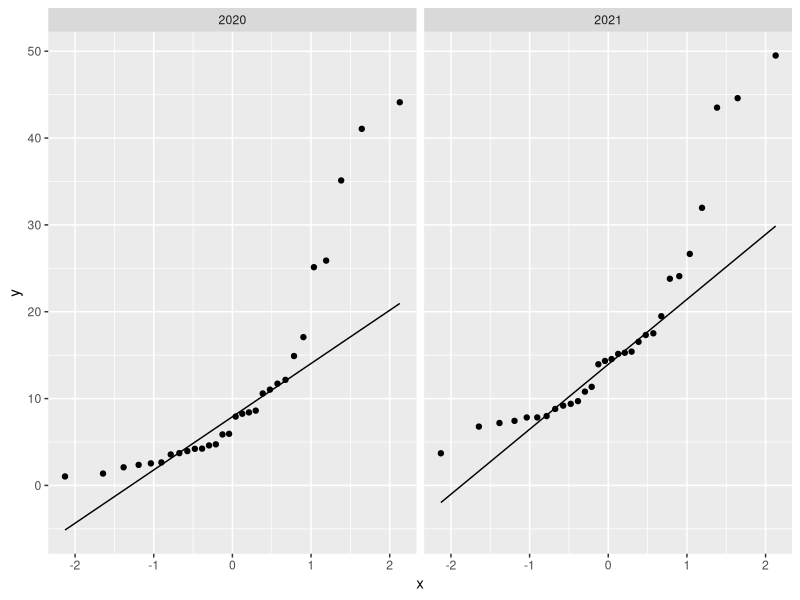
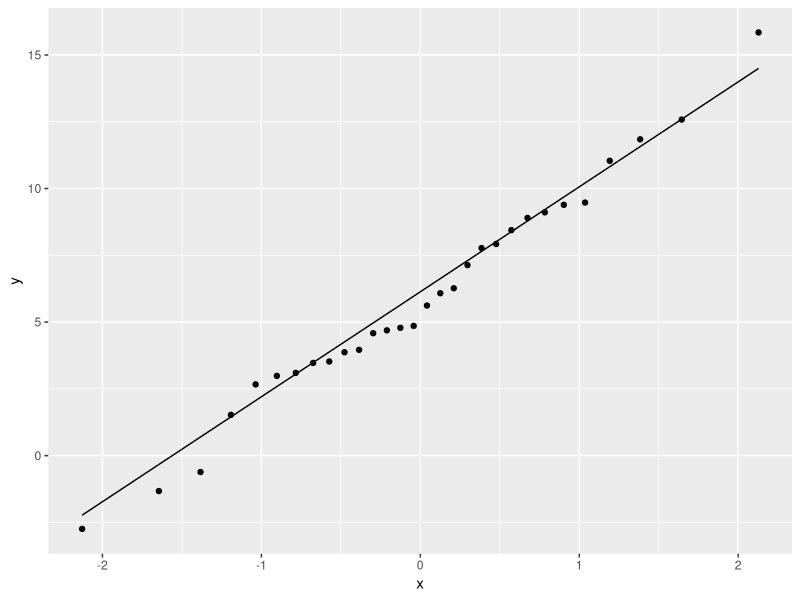
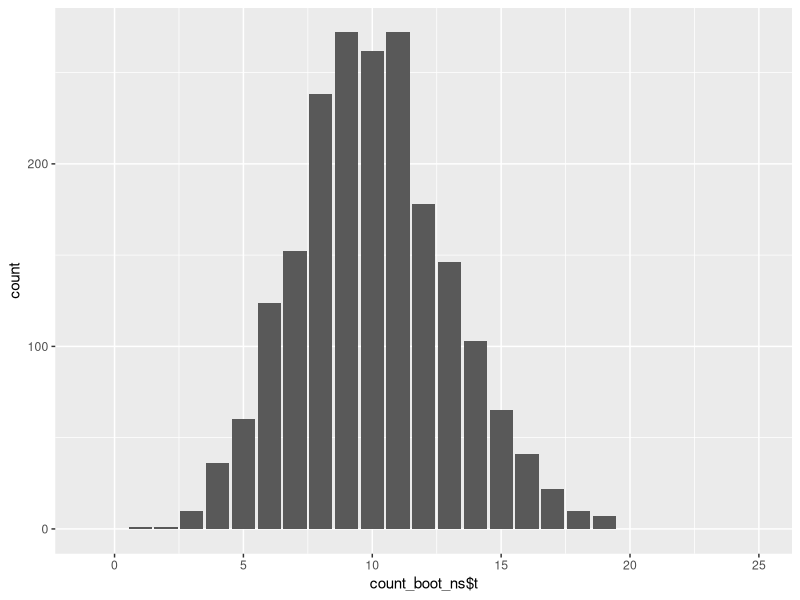
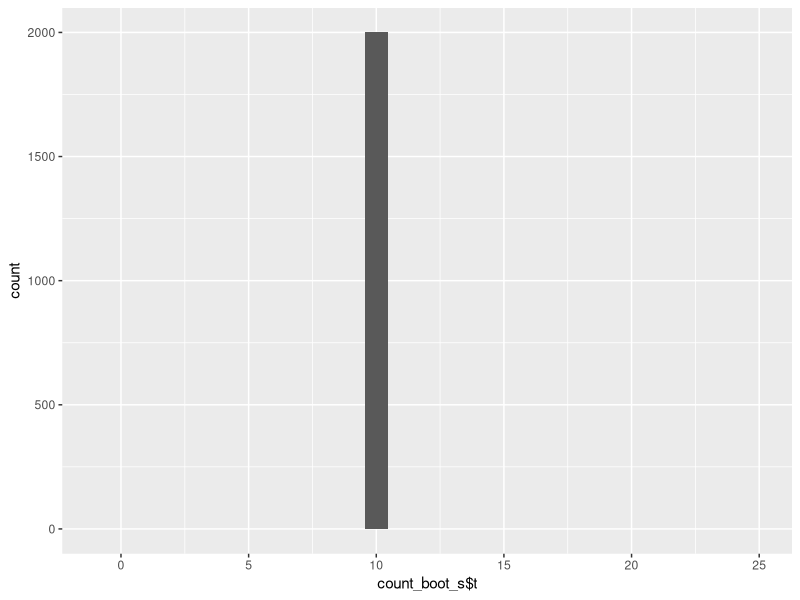

The R script that drew these images, in order:
## ---- chunk 1
knitr::opts_chunk$set(echo = TRUE)
## ---- chunk 2
library(tidyverse)
library(boot)
## ---- chunk 3
set.seed(123)

n <- 30

sample_1 <- rlnorm(n, 2, 1)
sample_2 <- sample_1 + rnorm(n, 5, 5)

pairs_long <- data.frame(
  tag = rep(1:n, times=2),
  year = rep(c(2020, 2021), each=n),
  value = c(sample_1, sample_2)
)
## ---- chunk 4
pairs_long
## ---- chunk 5
ggplot(pairs_long, aes(sample=value)) + geom_qq() + geom_qq_line() + 
  facet_grid(~year)
## ---- chunk 6
pairs_wide <- pivot_wider(
  pairs_long, 
  names_from="year", 
  names_prefix="year_",
  values_from="value"
) |> 
  mutate(diff = year_2021 - year_2020)

pairs_wide
## ---- chunk 7
ggplot(pairs_wide, aes(sample=diff)) + geom_qq() + geom_qq_line()
## ---- chunk 8
mean_diff <- function(data, indices){
  data <- data[indices,]
  mean(data$diff)
}
## ---- chunk 9
pairs_boot <- boot(pairs_wide, mean_diff, 2000)
pairs_ci <- boot.ci(pairs_boot, type="bca")
pairs_ci
## ---- chunk 10
set.seed(42)

n1 <- 100
n2 <- 10

sample_1 <- runif(n1, 1.5, 2.5)
sample_2 <- runif(n2, 0.25, 0.75)

test_data <- data.frame(
  label = c(rep(1, each=n1), rep(2, each=n2)),
  value = c(sample_1, sample_2)
)
## ---- chunk 11
test_data
## ---- chunk 12
count_n1 <- function(data, index){
  data <- data[index,]
  sample_1 <- filter(data, label==1)
  nrow(sample_1)
}

count_n2 <- function(data, index){
  data <- data[index,]
  sample_2 <- filter(data, label==2)
  nrow(sample_2)
}
## ---- chunk 13
count_boot_ns <- boot(test_data, count_n2, 2000)
count_boot_s <- boot(test_data, count_n2, 2000, strata=test_data$label)
## ---- chunk 14
ggplot() + geom_bar(aes(x=count_boot_ns$t)) + xlim(-1, 25)
## ---- chunk 15
ggplot() + geom_bar(aes(x=count_boot_s$t)) + xlim(-1, 25)
## ---- chunk 16
mean_ratio <- function(data, index){
  data <- data[index,]
  sample_1 <- filter(data, label==1)
  sample_2 <- filter(data, label==2)
  mean(sample_1$value) / mean(sample_2$value)
}
## ---- chunk 17
ratio_boot_ns <- boot(test_data, mean_ratio, 5000)
boot.ci(ratio_boot_ns, type="bca")
## ---- chunk 18
ratio_boot_s <- boot(test_data, mean_ratio, 5000, strata=test_data$label)
boot.ci(ratio_boot_s, type="bca")
